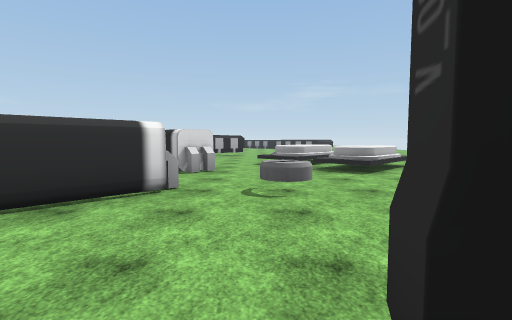
View 1 (above)

22 first-person views from a walk through a scene from a Unity 3-D project. The camera is 1.5 m above the floor, tilts 4° down and sees 85° across. The floor is counted in squares, 2 m on a side. Each view is taken from the middle of a square. On the plan, view 1 faces up. The plan holds only what a view shows up to about 10 squares ahead; the rest is blank. The place goes on beyond the plan. The player is left out. Some animated figures are not drawn. Some surface patterns are stand-ins.

View 2
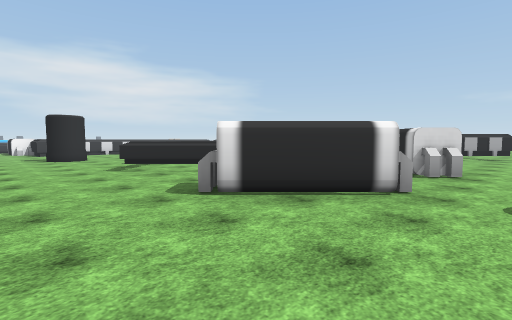

View 3
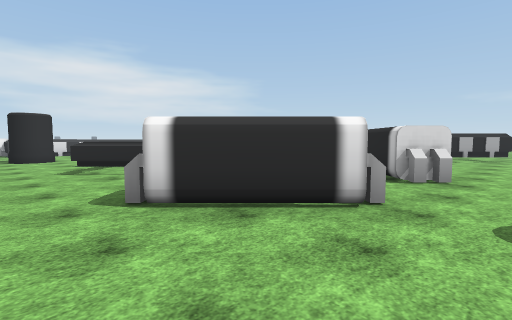

View 4
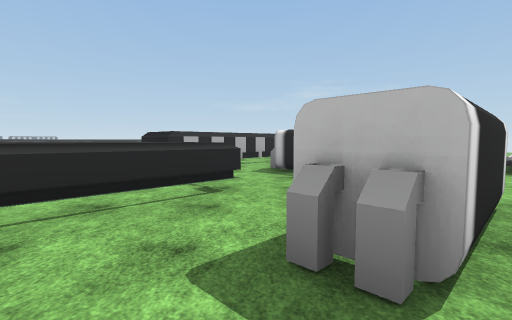

View 5
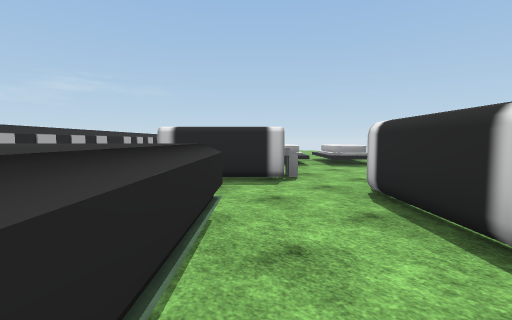

View 6
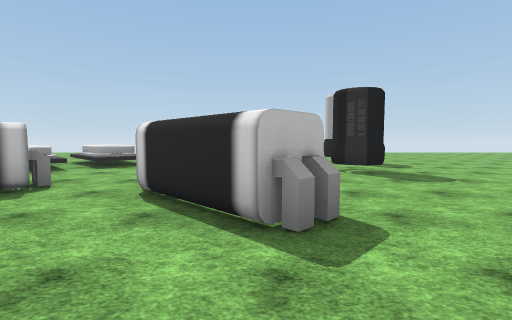

View 7
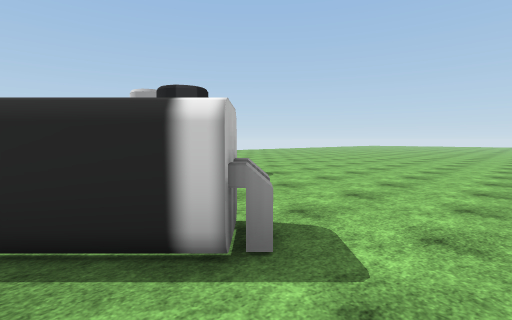

View 8
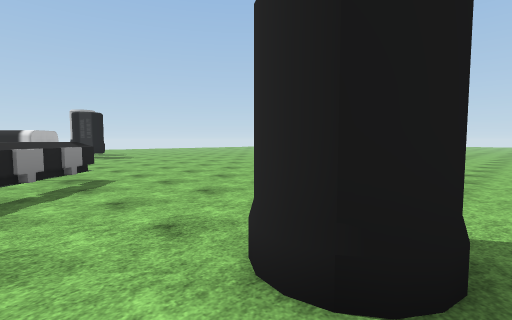

View 9
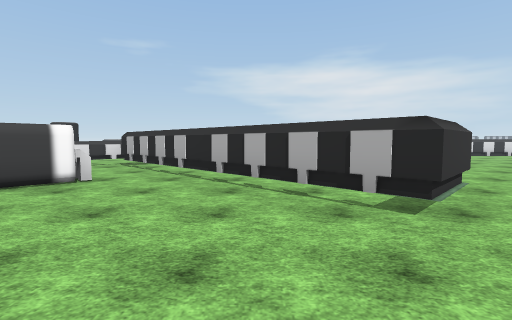

View 10
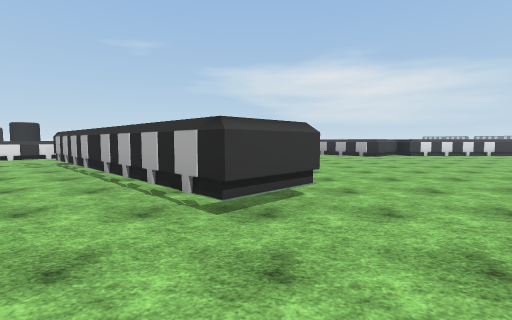

View 11
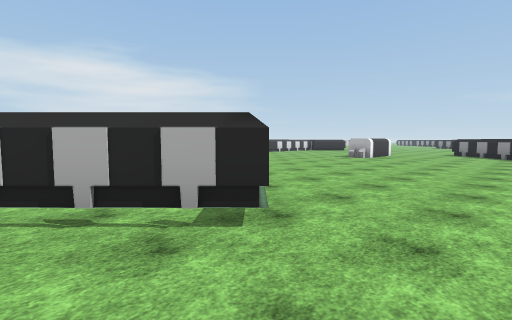

View 12
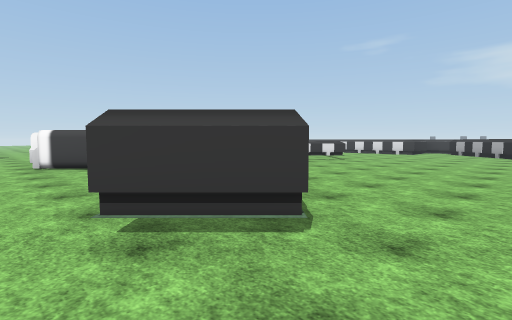

View 13
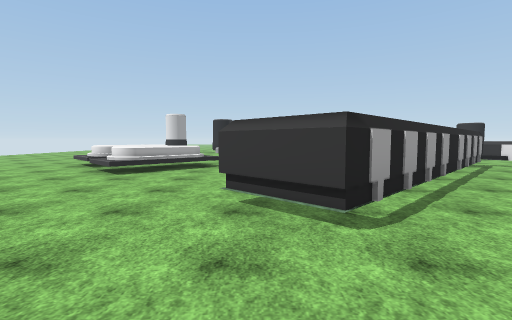

View 14
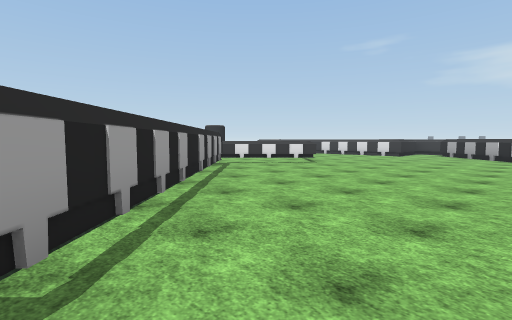

View 15
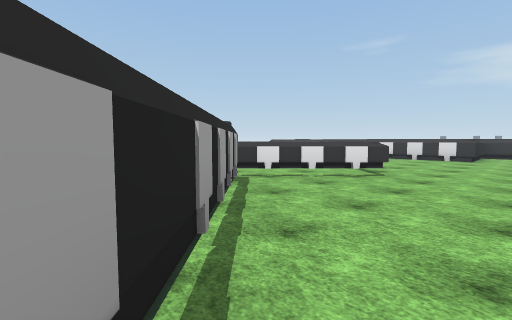

View 16
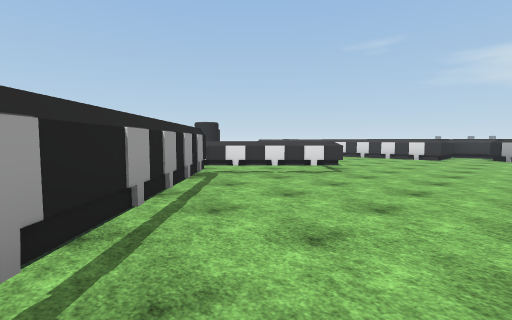

View 17
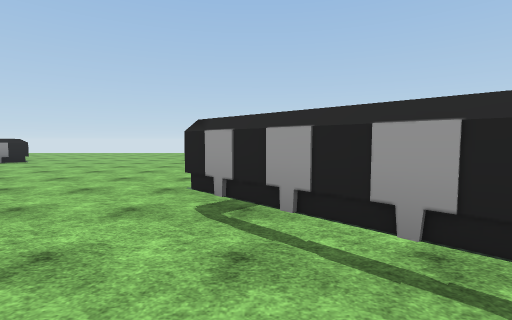

View 18
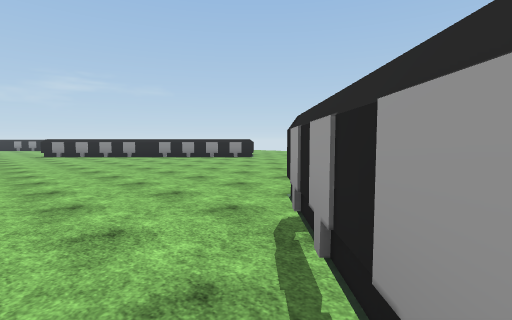

View 19
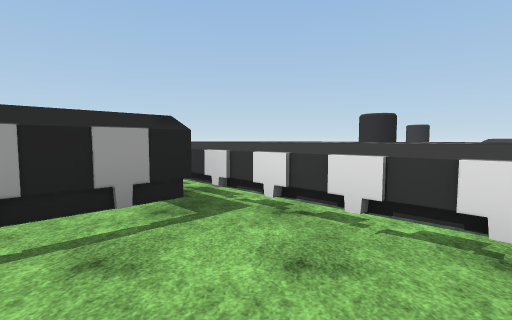

View 20
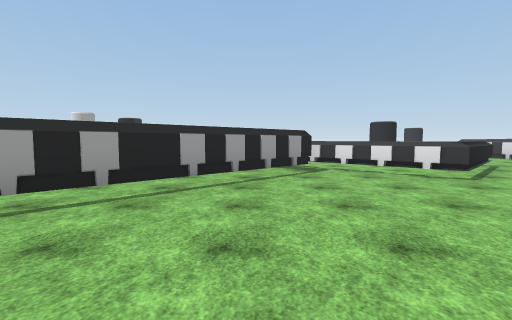

View 21
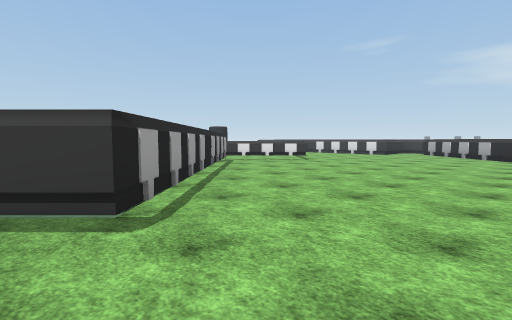

View 22
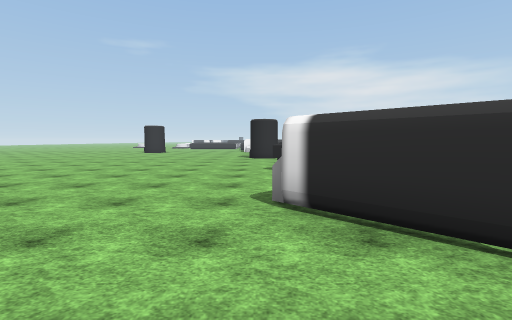

### Floor plan
Key: @ floor where view 1 was taken; # wall or solid block; x gap in a wall; . floor; = window, fence, low wall or low ledge; ^ raised ledge; O other object.
Columns run from 17 left of view 1 to 3 right of it. Each row starts with its distance up from view 1.
 25               ..
 24               ....
 23               ....
 22          ..  ......
 21          ... ........
 20          ............
 19          ............
 18          ............
 17   ##   ..............
 16  ##..................
 15  #.................
 14    ............##...
 13 #.............###....
 12 .............###.....
 11 ^^.....=....###....^.
 10   ....^^^..###....^^^
  9      ^^^^^###....^^^^
  8      ^^^^^^x..##..^^^
  7       ^^^^^^...#...^^
  6        ^ ^^^^.......=
  5         ^^^^^........
  4     ....^^^^..##xOO.
  3  ^  ......^...##....
  2  ^  .#.............
  1     ..............#.
  0     .. ..........@#.
 -1     .. ..............
 -2     .. ..............
 -3     .. ..............
 -4     .. ..............
 -5     .. ...  ......
 -6        ..    ....
 -7              ...
 -8              ..

Positions as (right, up) in squares from view 1, and headings:
1: (0, 0), facing up
2: (0, 0), facing up-left
3: (0, 1), facing up-left
4: (-4, 1), facing up
5: (-6, 3), facing up-right
6: (-6, 3), facing right
7: (-5, 4), facing down-right
8: (-13, 4), facing down-right
9: (2, 12), facing left
10: (2, 14), facing left
11: (1, 12), facing up-left
12: (0, 16), facing down-left
13: (-1, 17), facing down
14: (-2, 16), facing down-left
15: (-4, 13), facing down-left
16: (-4, 14), facing down-left
17: (-5, 14), facing right
18: (-4, 13), facing up-right
19: (-8, 12), facing down
20: (-6, 16), facing down
21: (-1, 17), facing down-left
22: (0, 2), facing left
